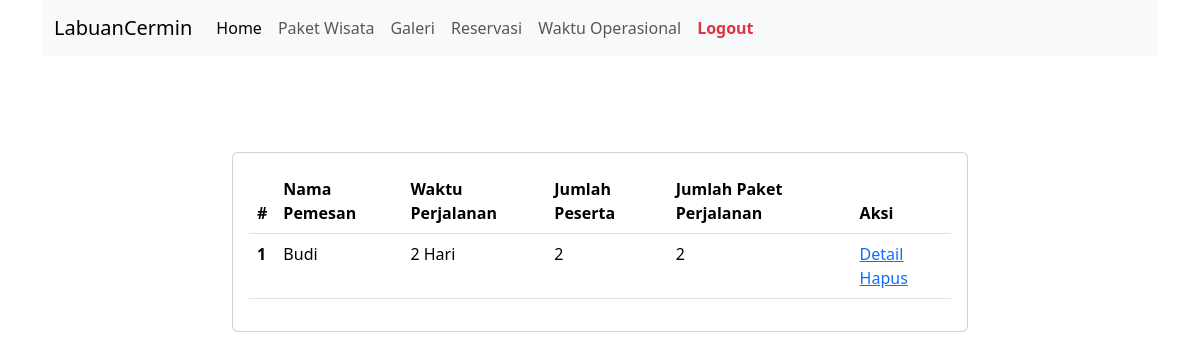
The app's page /admin/reservasi.php (signed in) with its own data.
### tables this page shows
CREATE TABLE `reservations` (
  `id` int(11) NOT NULL AUTO_INCREMENT,
  `customer_name` varchar(20) NOT NULL,
  `number_of_day` int(11) NOT NULL,
  `number_of_participants` int(11) NOT NULL,
  `phone_number` varchar(12) NOT NULL,
  PRIMARY KEY (`id`)
);

### admin/reservasi.php (the view, shortened to what this page needs)
<?php
require_once '../conn.php';
$query = "SELECT
        reservations.id,
        reservations.customer_name,
        reservations.number_of_day,
        reservations.number_of_participants,
        COALESCE(COUNT(reservation_details.service_id), NULL) AS total_service
    FROM
        reservations
    LEFT JOIN
        reservation_details ON reservations.id = reservation_details.reservation_id
    LEFT JOIN
        services ON reservation_details.service_id = services.id
    GROUP BY
        reservations.id, reservations.customer_name, reservations.number_of_day, reservations.number_of_participants
    ORDER BY
        reservations.id
";
$result = mysqli_query($conn, $query);
?>
<?php include_once '../layouts/backend/header.php'; ?>
<?php include_once '../layouts/backend/navbar.php'; ?>
<div class="row pt-5 mt-5 justify-content-center">
    <div class="col-md-8">
        <div class="card">
            <div class="card-body">
                <table class="table">
                    <thead>
                        <tr>
                            <th scope="col">#</th>
                            <th scope="col">Nama Pemesan</th>
                            <th scope="col">Waktu Perjalanan</th>
                            <th scope="col">Jumlah Peserta</th>
                            <th scope="col">Jumlah Paket Perjalanan</th>
                            <th scope="col">Aksi</th>
                        </tr>
                    </thead>
                    <tbody>
                        <?php $i = 1; ?>
                        <?php while ($row = mysqli_fetch_assoc($result)) : ?>
                            <tr>
                                <th scope="row"><?= $i++; ?></th>
                                <td><?= $row['customer_name']; ?></td>
                                <td><?= $row['number_of_day']; ?> Hari</td>
                                <td><?= $row['number_of_participants']; ?></td>
                                <td><?= $row['total_service']; ?></td>
                                <td>
                                    <a href="./reservasi-detail.php?id=<?= $row['id']; ?>">Detail</a>
                                    <a href="./hapus-reservasi.php?id=<?= $row['id']; ?>">Hapus</a>
                                </td>
                            </tr>
                        <?php endwhile; ?>
                    </tbody>
                </table>
            </div>
        </div>
    </div>
</div>
<?php include_once '../layouts/backend/footer.php'; ?>

### records on screen
reservations: customer_name "Budi", number_of_day "2", number_of_participants "2", total_service "2"
